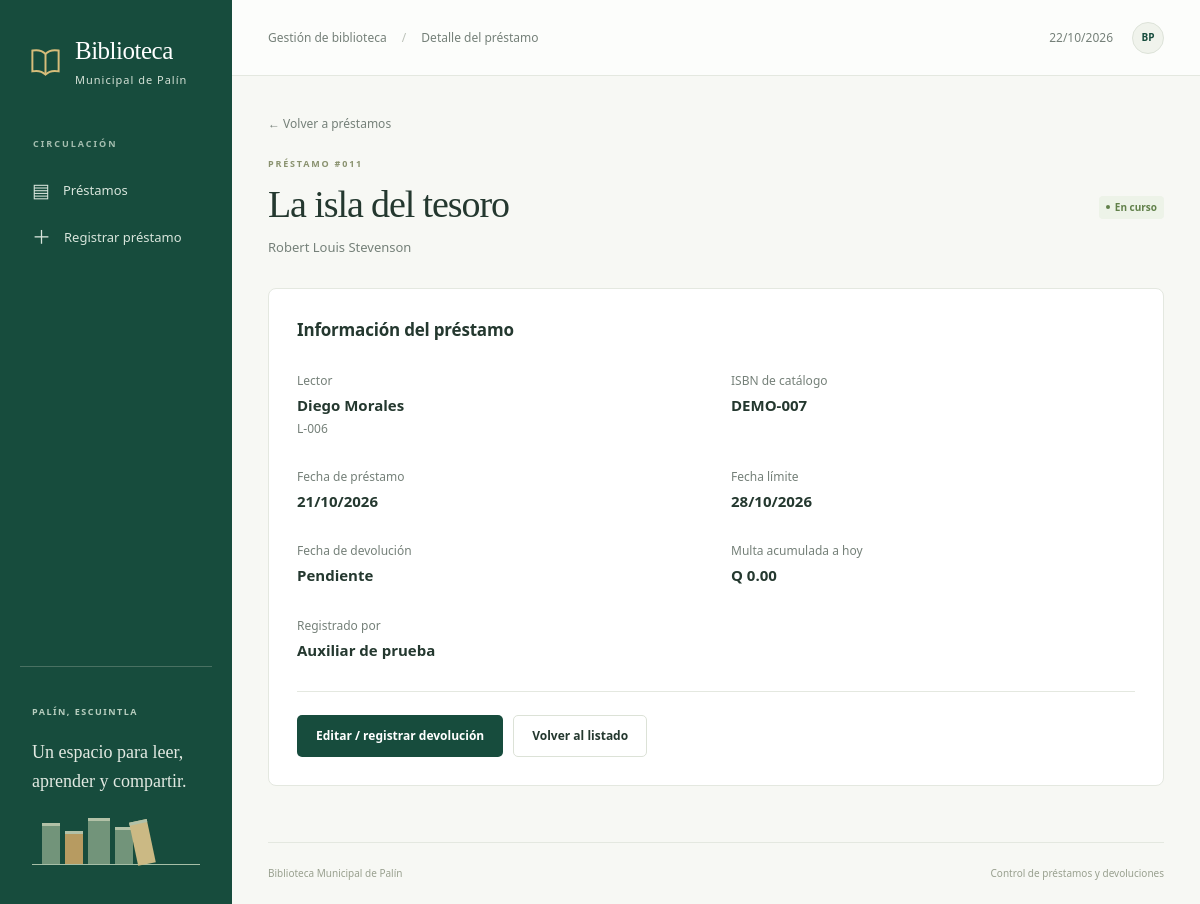
The app's page /index.php?c=prestamos&a=ver&id=11 with its own data.
### tables this page shows
CREATE TABLE prestamos (
    id INT UNSIGNED AUTO_INCREMENT PRIMARY KEY,
    libro_id INT UNSIGNED NOT NULL,
    lector_id INT UNSIGNED NOT NULL,
    usuario_id INT UNSIGNED NOT NULL,
    fecha_prestamo DATE NOT NULL,
    fecha_limite DATE NOT NULL,
    fecha_devolucion DATE NULL,
    multa DECIMAL(10,2) NOT NULL DEFAULT 0.00,
    CONSTRAINT fk_prestamo_libro FOREIGN KEY (libro_id) REFERENCES libros(id) ON DELETE RESTRICT,
    CONSTRAINT fk_prestamo_lector FOREIGN KEY (lector_id) REFERENCES lectores(id) ON DELETE RESTRICT,
    CONSTRAINT fk_prestamo_usuario FOREIGN KEY (usuario_id) REFERENCES usuarios(id) ON DELETE RESTRICT,
    CONSTRAINT chk_plazo CHECK (fecha_limite = DATE_ADD(fecha_prestamo, INTERVAL 7 DAY)),
    CONSTRAINT chk_devolucion CHECK (fecha_devolucion IS NULL OR fecha_devolucion >= fecha_prestamo),
    CONSTRAINT chk_multa CHECK (multa >= 0),
    INDEX idx_libro_activo (libro_id,fecha_devolucion),
    INDEX idx_lector_activo (lector_id,fecha_devolucion,fecha_limite)
);

CREATE TABLE libros (
    id INT UNSIGNED AUTO_INCREMENT PRIMARY KEY,
    isbn VARCHAR(20) NOT NULL UNIQUE,
    titulo VARCHAR(150) NOT NULL,
    autor VARCHAR(150) NOT NULL,
    categoria VARCHAR(80) NOT NULL,
    anio SMALLINT UNSIGNED NOT NULL,
    ejemplares_totales INT NOT NULL,
    CONSTRAINT chk_ejemplares CHECK (ejemplares_totales >= 0),
    CONSTRAINT chk_anio CHECK (anio BETWEEN 1 AND 9999)
);

CREATE TABLE lectores (
    id INT UNSIGNED AUTO_INCREMENT PRIMARY KEY,
    carne VARCHAR(20) NOT NULL UNIQUE,
    nombre VARCHAR(120) NOT NULL,
    telefono VARCHAR(20) NULL,
    tipo ENUM('estudiante','vecino') NOT NULL,
    estado ENUM('activo','inactivo') NOT NULL DEFAULT 'activo'
);

CREATE TABLE usuarios (
    id INT UNSIGNED AUTO_INCREMENT PRIMARY KEY,
    usuario VARCHAR(50) NOT NULL UNIQUE,
    password_hash VARCHAR(255) NOT NULL,
    nombre VARCHAR(120) NOT NULL,
    rol ENUM('bibliotecario','auxiliar') NOT NULL,
    activo BOOLEAN NOT NULL DEFAULT TRUE,
    CONSTRAINT chk_usuario_activo CHECK (activo IN (0,1))
);

### config/bootstrap.php (called while the page is built, shortened)
<?php
function e(mixed $value): string
{
    return htmlspecialchars((string) $value, ENT_QUOTES | ENT_SUBSTITUTE, 'UTF-8');
}
function url(string $action = 'index', array $params = []): string
{
    return 'index.php?' . http_build_query(['c' => 'prestamos', 'a' => $action] + $params);
}
function render(string $view, array $viewData = []): void
{
    extract($viewData, EXTR_SKIP);
    require APP_ROOT . '/views/layout/header.php';
    require APP_ROOT . '/views/' . $view . '.php';
    require APP_ROOT . '/views/layout/footer.php';
}
function fecha(?string $date): string
{
    return $date ? (new DateTimeImmutable($date))->format('d/m/Y') : 'Pendiente';
}
function estado(array $prestamo): string
{
    return $prestamo['fecha_limite'] < date('Y-m-d') ? 'vencido' : 'activo';
}
function estado_texto(string $status): string
{
    return ['activo' => 'En curso', 'vencido' => 'Vencido', 'devuelto' => 'Devuelto'][$status];
}
function multa_visible(array $prestamo): float
{
    return $prestamo['fecha_devolucion'] !== null ? (float) $prestamo['multa']
        : Prestamo::calcularMulta($prestamo['fecha_limite'], date('Y-m-d'));
}

### index.php (called while the page is built, shortened)
<?php
require __DIR__.'/config/bootstrap.php';
$action=$_GET['a'] ?? 'index'; $controller=$_GET['c'] ?? 'prestamos';
try {
    $db=Conexion::conectar();
    $handler=new PrestamoController(new Prestamo($db),new Catalogo($db));
    $handler->$action();
} catch (Throwable $e) {
    error_log((string)$e); http_response_code(500);
    render('error',['title'=>'No pudimos completar la operación',
        'message'=>'Inténtalo de nuevo. Si el problema continúa, comprueba que el servidor de base de datos esté iniciado y que la instalación esté completa.']);
}

### models/Prestamo.php (called while the page is built, shortened)
<?php
final class Prestamo
{
    public function encontrar(int $id): ?array
    {
        $q = $this->db->prepare('SELECT p.*,l.titulo,l.autor,l.isbn,r.nombre AS lector,
            r.carne,u.nombre AS operador FROM prestamos p
            JOIN libros l ON l.id=p.libro_id JOIN lectores r ON r.id=p.lector_id
            JOIN usuarios u ON u.id=p.usuario_id WHERE p.id=?');
        $q->execute([$id]); return $q->fetch() ?: null;
    }
    public static function calcularMulta(string $limite, string $devolucion): float
    {
        $dias = (int) (new DateTimeImmutable($limite))->diff(new DateTimeImmutable($devolucion))->format('%r%a');
        return max(0, $dias) * 2.0;
    }
}

### views/prestamos/ver.php (the view)
<?php $status=estado($prestamo); ?>
<a class="back-link" href="<?= e(url()) ?>">← Volver a préstamos</a>
<div class="page-heading"><div><div class="eyebrow">PRÉSTAMO #<?= e(str_pad((string)$prestamo['id'],3,'0',STR_PAD_LEFT)) ?></div><h1><?= e($prestamo['titulo']) ?></h1><p><?= e($prestamo['autor']) ?></p></div><span class="status <?= e($status) ?>"><i aria-hidden="true"></i><?= e(estado_texto($status)) ?></span></div>
<section class="card detail-card"><h2>Información del préstamo</h2><dl class="detail-grid">
    <div><dt>Lector</dt><dd><?= e($prestamo['lector']) ?><small><?= e($prestamo['carne']) ?></small></dd></div><div><dt>ISBN de catálogo</dt><dd><?= e($prestamo['isbn']) ?></dd></div>
    <div><dt>Fecha de préstamo</dt><dd><?= e(fecha($prestamo['fecha_prestamo'])) ?></dd></div><div><dt>Fecha límite</dt><dd><?= e(fecha($prestamo['fecha_limite'])) ?></dd></div>
    <div><dt>Fecha de devolución</dt><dd><?= e(fecha($prestamo['fecha_devolucion'])) ?></dd></div><div><dt><?= $status==='devuelto'?'Multa registrada':'Multa acumulada a hoy' ?></dt><dd>Q <?= number_format(multa_visible($prestamo),2) ?></dd></div>
    <div><dt>Registrado por</dt><dd><?= e($prestamo['operador']) ?></dd></div>
</dl><div class="detail-actions"><a class="button primary" href="<?= e(url('editar',['id'=>$prestamo['id']])) ?>"><?= $status==='devuelto'?'Editar préstamo':'Editar / registrar devolución' ?></a><a class="button secondary" href="<?= e(url()) ?>">Volver al listado</a></div></section>

### public/css/app.css (style rules this page uses)
:root { --green:#174c3d; --green-dark:#103c30; --ink:#24382f; --muted:#758079; --paper:#f7f8f4; --border:#e4e8e0; --gold:#c59a4a; --red:#a8473c; --white:#fff; font-family:"Segoe UI",Arial,sans-serif; color:var(--ink); background:var(--paper); font-synthesis:none }
* { box-sizing:border-box }
body { margin:0; font-size:14px; line-height:1.5 }
a { color:var(--green); text-decoration:none }
button,a,input,select { -webkit-tap-highlight-color:transparent }
h1,h2,h3,p { margin-top:0 }
h1 { font-family:Georgia,"Times New Roman",serif; font-weight:500; font-size:38px; line-height:1.15; letter-spacing:-1.1px; margin-bottom:12px }
h2 { font-size:17px; font-weight:650; letter-spacing:-.2px; margin-bottom:5px }
p { color:var(--muted) }
small { display:block; color:var(--muted); font-size:12px; margin-top:3px }
dt { color:var(--muted); font-size:12px }
dd { margin:4px 0 0; font-weight:550 }
.eyebrow { font-size:9px; letter-spacing:1.8px; font-weight:650; color:#8a926f; margin-bottom:12px }
.page-heading { display:flex; justify-content:space-between; align-items:center; gap:24px; margin:2px 0 30px }
.page-heading p { margin-bottom:0; font-size:13px }
.button { border:1px solid transparent; display:inline-flex; gap:9px; align-items:center; justify-content:center; padding:11px 18px; font-size:12px; font-weight:600; border-radius:5px; white-space:nowrap; min-height:42px; line-height:1.35 }
.primary { color:white; background:var(--green) }
.secondary { background:white; border-color:#dce2d7; color:var(--ink) }
.back-link { font-size:12px; color:var(--muted); display:inline-block; margin-bottom:22px }
.card { background:white; border:1px solid var(--border); border-radius:8px; overflow:hidden }
.status { border-radius:4px; display:inline-flex; align-items:center; gap:5px; padding:5px 7px; font-size:10px; font-weight:600; white-space:nowrap; line-height:1.3 }
.status i { height:4px; width:4px; border-radius:50%; background:currentColor }
.status.activo { background:#edf3e8; color:#61804a }
.detail-card { max-width:900px; padding:28px }
.detail-grid { display:grid; grid-template-columns:1fr 1fr; gap:30px; margin:30px 0 }
.detail-grid dd { font-size:15px }
.detail-grid dd small { font-weight:400 }
.detail-actions { display:flex; gap:10px; padding-top:23px; border-top:1px solid var(--border) }
@media (prefers-reduced-motion:no-preference) { .button,.nav-link { transition:background .15s,filter .15s } }

### records on screen
prestamos: id "011", libro.titulo "La isla del tesoro", libro.autor "Robert Louis Stevenson", fecha_limite "En curso", lector.nombre "Diego Morales", lector.carne "L-006", libro.isbn "DEMO-007", fecha_prestamo "21/10/2026", fecha_limite "28/10/2026", fecha_devolucion "Pendiente", multa_visible($prestamo) "0.00", usuario.nombre "Auxiliar de prueba"

### other values on screen
$title "Detalle del préstamo"
